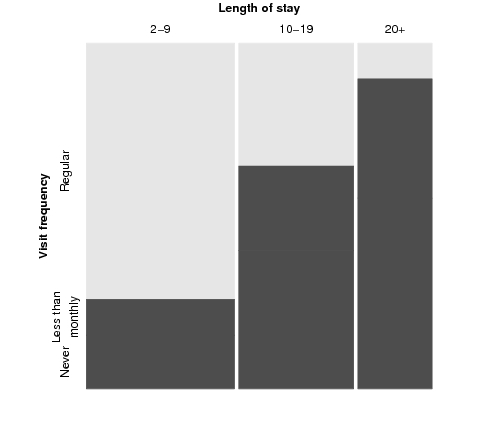

The script that drew this image:
####################################################################
### Figure 12.10: Spine plot with highlighting for the hospital data
####################################################################
library(vcd)
data(Hospital)

mycol <- rep(grey.colors(2)[2:1], 1:2)
mosaic(t(Hospital),
       mar = c(left = 3.5),
       labeling_args = list(offset_labels = c(left = 0.5),
         offset_varnames = c(left = 1, top = 0.5), set_labels =
         list("Visit frequency" = c("Regular","Less than\nmonthly","Never"))),
       split = TRUE, highlighting = 2, gp = gpar(fill = mycol, col = mycol))
